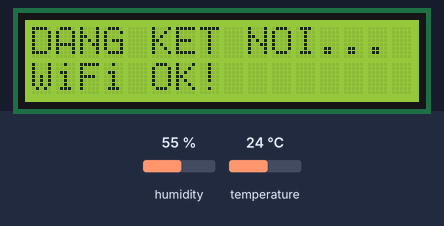
The sketch below on a simulated ESP32. Shown: 16×2 character LCD. The test bench sets the inputs (shaded band); at power-on: temperature 24 °C, humidity 55 %. WiFi joins after 1.5 s; servers stay silent unless stated; no MQTT or app messages arrive unless stated; what the sketch prints to the serial monitor is not drawn.

Above: at 1.6 s.
At 3.7 s:
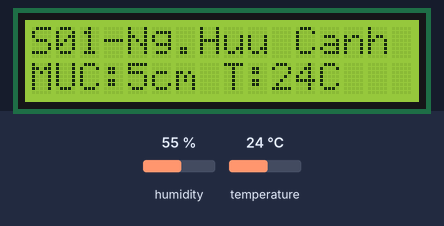
3.8 s: temperature set to 12 °C
At 6.7 s:
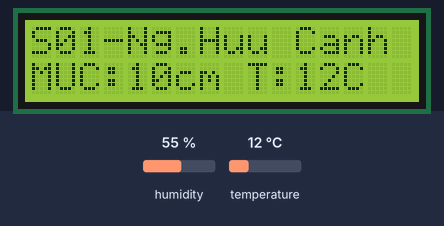
10.2 s: temperature set to 19 °C
At 12.9 s:
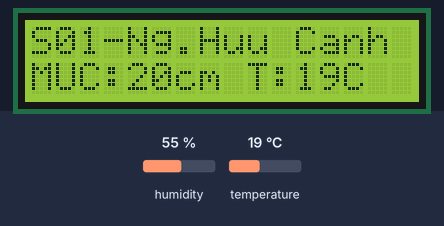
16.3 s: temperature set to 28 °C
At 19.0 s:
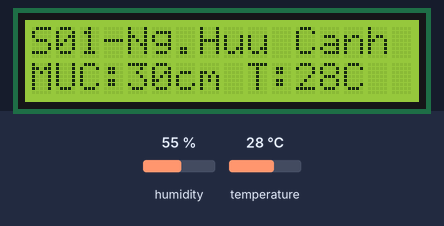
Timing chart, 0 to 20.5 s (numbered marks = the images above; inputs shaded):
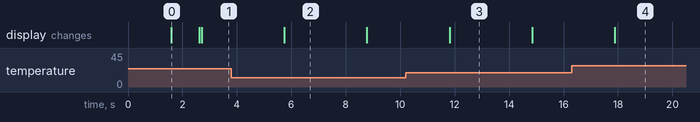

The sketch:

esp32_flood_dht22.ino
```cpp
/*
 * HCM Flood - Mạch cảm biến giả lập (Wokwi) - 3 trạm + DHT22 (nhiệt độ, độ ẩm)
 * STATION_INDEX 0-2. Chạy 2-3 trạm: mở thêm tab Wokwi, mỗi project đặt STATION_INDEX khác nhau.
 * DHT22: Data nối GPIO DHT_PIN (mặc định 4).
 */
#include <WiFi.h>
#include <WiFiClientSecure.h>
#include <PubSubClient.h>
#include <LiquidCrystal_I2C.h>
#include <DHT.h>

const char* ssid = "Wokwi-GUEST";
const char* password = "";
const char* mqtt_server = "1af3004441454f2aabda930c941a552d.s1.eu.hivemq.cloud";
const char* mqtt_user = "tram_cam_bien_1";
const char* mqtt_password = "Minh@2003";

const int TRIG_PIN = 5;
const int ECHO_PIN = 18;

// DHT22: Data pin (Wokwi nối SDA của DHT22 vào đây)
#define DHT_PIN 4
#define DHT_TYPE DHT22
DHT dht(DHT_PIN, DHT_TYPE);

// ═══════════════════════════════════════════════════════════════════════════
// CHỌN TRẠM: Đổi số (0, 1 hoặc 2). Trạm 2-3: mở thêm tab Wokwi, đặt STATION_INDEX khác.
// ═══════════════════════════════════════════════════════════════════════════
#define STATION_INDEX 0

// Độ cao lắp đặt (cm) – phải khớp với installation_height trong DB
const int INSTALL_HEIGHT = 150;

// 3 trạm khả năng ngập cao nhất (sensor_id khớp bảng sensors trong DB)
struct StationConfig {
  const char* sensor_id;
  const char* lcd_name;    // Tên LCD (tối đa 16 ký tự)
};
const StationConfig STATIONS[] = {
  { "S01", "S01-Ng.Huu Canh" },  // 0: Nguyễn Hữu Cảnh - đoạn trũng cầu vượt
  { "S02", "S02-Binh Quoi P28" },// 1: Bình Quới (P.28) - triều cường, mưa
  { "S03", "S03-UVK-DBL-QL13" }  // 2: Ung Văn Khiêm, Đinh Bộ Lĩnh, QL13 - cửa ngõ ngập sâu
};
const int NUM_STATIONS = sizeof(STATIONS) / sizeof(STATIONS[0]);

// Tự động lấy cấu hình trạm hiện tại (giới hạn index hợp lệ)
const StationConfig* station = &STATIONS[STATION_INDEX < NUM_STATIONS ? STATION_INDEX : 0];

// Biến mô phỏng
int fake_distance = 150;

LiquidCrystal_I2C lcd(0x27, 16, 2);
WiFiClientSecure espClient;
PubSubClient client(espClient);

// Client ID MQTT phải khác nhau cho mỗi trạm khi chạy nhiều simulation
char mqttClientId[32];

void setup() {
  Serial.begin(115200);
  snprintf(mqttClientId, sizeof(mqttClientId), "ESP32_%s_HCM", station->sensor_id);

  lcd.init();
  lcd.backlight();
  lcd.setCursor(0, 0);
  lcd.print("DANG KET NOI...");

  pinMode(TRIG_PIN, OUTPUT);
  pinMode(ECHO_PIN, INPUT);

  dht.begin();

  WiFi.begin(ssid, password);
  while (WiFi.status() != WL_CONNECTED) {
    delay(500);
    Serial.print(".");
  }

  Serial.println("\nWiFi Connected");
  lcd.setCursor(0, 1);
  lcd.print("WiFi OK!        ");
  delay(1000);
  lcd.clear();

  espClient.setInsecure();
  client.setServer(mqtt_server, 8883);
}

void reconnect() {
  while (!client.connected()) {
    lcd.setCursor(0, 0);
    lcd.print("MQTT Connecting");
    if (client.connect(mqttClientId, mqtt_user, mqtt_password)) {
      Serial.println("Connected to HiveMQ");
      lcd.clear();
    } else {
      lcd.setCursor(0, 1);
      lcd.print("Failed! Retrying");
      delay(5000);
    }
  }
}

void loop() {
  if (!client.connected()) { reconnect(); }
  client.loop();

  fake_distance -= 5;
  if (fake_distance < 20) {
    fake_distance = 150;
    lcd.clear();
  }

  int water_level = INSTALL_HEIGHT - fake_distance;
  if (water_level < 0) water_level = 0;

  // Đọc DHT22 (nhiệt độ °C, độ ẩm %)
  float temperature = dht.readTemperature();
  float humidity = dht.readHumidity();

  lcd.setCursor(0, 0);
  lcd.print(station->lcd_name);
  lcd.setCursor(0, 1);
  lcd.print("MUC:");
  lcd.print(water_level);
  lcd.print("cm");
  if (!isnan(temperature) && temperature >= -40 && temperature <= 80) {
    lcd.print(" T:");
    lcd.print((int)temperature);
    lcd.print("C");
  }
  lcd.print("   ");

  // Payload: value = raw_distance (tương thích BE), temperature và humidity (optional)
  String payload = "{\"sensor_id\":\"" + String(station->sensor_id) + "\",\"value\":" + String(fake_distance);
  if (!isnan(temperature) && temperature >= -40 && temperature <= 80) {
    payload += ",\"temperature\":" + String(temperature, 1);
  }
  if (!isnan(humidity) && humidity >= 0 && humidity <= 100) {
    payload += ",\"humidity\":" + String(humidity, 0);
  }
  payload += "}";

  Serial.print("["); Serial.print(station->sensor_id); Serial.print("] raw_distance: ");
  Serial.print(fake_distance); Serial.print("cm, water_level: "); Serial.print(water_level);
  Serial.print("cm"); if (!isnan(temperature)) { Serial.print(", temp: "); Serial.print(temperature); Serial.print("C"); }
  if (!isnan(humidity)) { Serial.print(", humidity: "); Serial.print(humidity); Serial.print("%"); }
  Serial.println();

  client.publish("hcm/flood/data", payload.c_str());

  delay(3000);
}
```

Measured:
- what the display in image 0 shows lasts 1.0 s, from 1.6 s to 2.6 s
- what the display in image 2 shows lasts 3.1 s, from 5.7 s to 8.8 s
